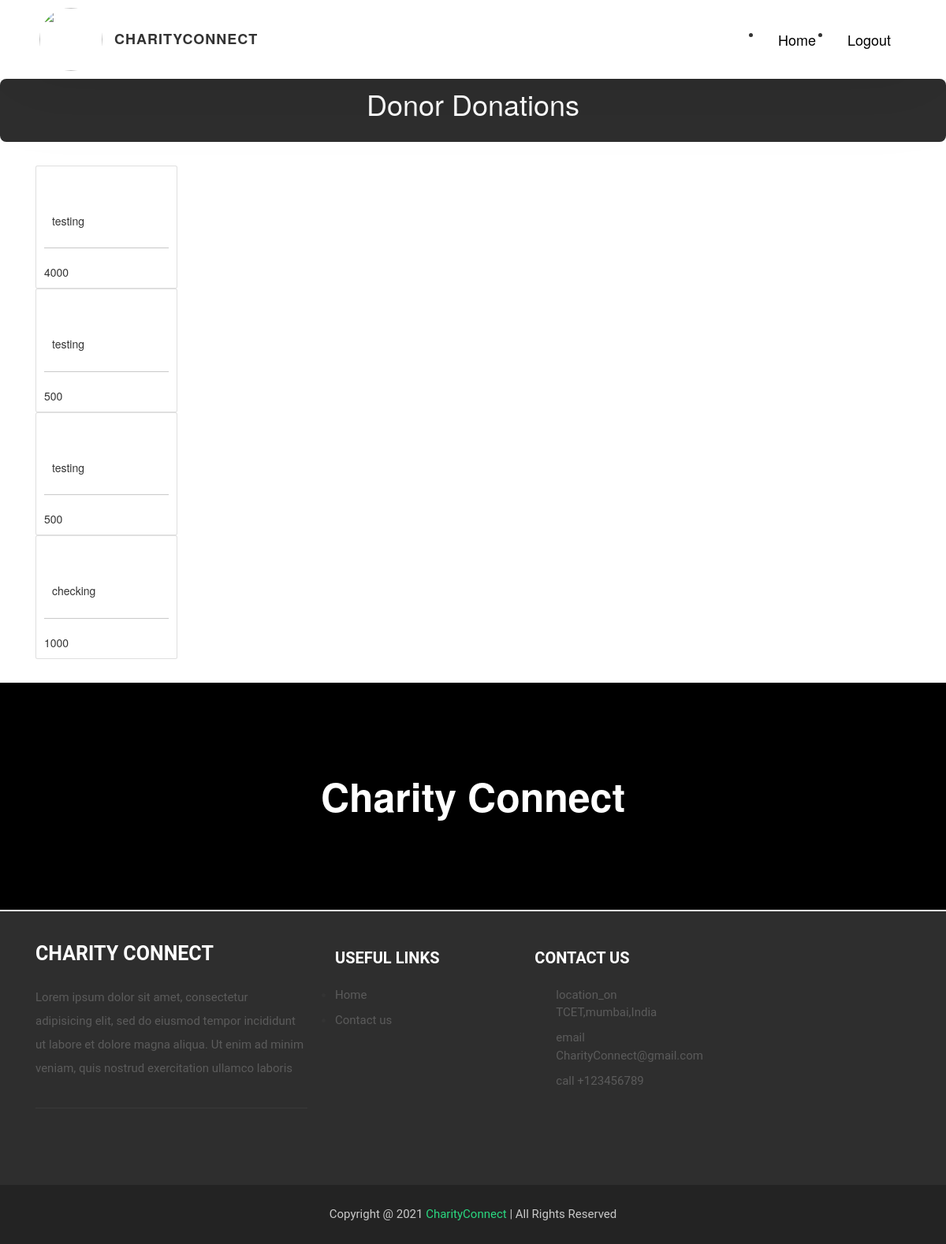
The app's page /Donor/viewdonation (signed in) with its own data.
### Donor/models.py (models this page shows)
class Donation(models.Model):
    donor_id=models.IntegerField()
    amount=models.IntegerField()
    ename=models.CharField(max_length=100)

### Donor/views.py (the view)
# urls.py: path('viewdonation', views.viewdonation,name='viewdonation'),
@login_required(login_url='Donorlogin')
@user_passes_test(is_Donor)
def viewdonation(request):
    id=request.user.id
    reqs= Donation.objects.filter(donor_id=id)
    return render(request,'Donor_AllDonations.html',{'donations':reqs})

### Donor/views.py (called while the page is built)
def is_Donor(user):
    return user.groups.filter(name='DONOR').exists()

### templates/Donor_AllDonations.html (shortened to what this page needs)
<!DOCTYPE html>
<html lang="en">
<head>
     {% load static %}
    <link href="https://cdn.jsdelivr.net/npm/bootstrap@5.0.2/dist/css/bootstrap.min.css" rel="stylesheet">
    <link href="{% static 'css/bootstrap.css' %}" rel="stylesheet">
    <link href="{% static 'style2.css' %}" rel="stylesheet">
</head>
<body>
<header class="header">
        <div class="header__content">
          <div class="header__logo-container">
            <div class="header__logo-img-cont">
                <img src="/static/img/main-logo.png" alt="" class="header__logo-img">
            </div>
            <span class="header__logo-sub">CharityConnect</span>
          </div>
          <div class="header__main">
            <ul class="header__links">
              <li class="header__link-wrapper">
                <a href="/" style="margin-top: 12px;" class="btn btn-info ">Home</a>
              </li>
              <li class="header__link-wrapper">
                <a href="/logout" class="btn btn-info" style="margin-top: 12px;" >Logout</a>
              </li>
            </ul>
          </div>
        </div>
      </header>
      <br>
      <br>
      <br>
      <br>
      <div class="heading">
        <h1>Donor Donations</h1>
      </div>
<div class="container my-5">
    {%for D in donations%}
    <div class="card" style="width: 18rem;">
        <div class="card-body">
          <h5 class="card-title">{{D.ename}}</h5>
          <hr>
          <p class="card-text">{{D.amount}}</p>
        </div>
      </div>
    {%endfor%}
</div>
<div class="contain">
  <div class="text-box">
          Charity Connect
  </div>
</div>
<footer class="footer">
  <div class="container">
      <div class="row">
          <div class="col-md-4 col-sm-12">
              <div class="footer-charity-text">
                  <h2>CHARITY CONNECT</h2>
                  <p>Lorem ipsum dolor sit amet, consectetur adipisicing elit, sed do eiusmod tempor incididunt ut labore et dolore magna aliqua. Ut enim ad minim veniam, quis nostrud exercitation ullamco laboris </p>
                  <hr>
                  <p><a href="#"></a><a href="#"></a><a href="#"></a><a href="#"></a></p>
              </div>
          </div>
          <div class="col-md-8">
              <div class="row">
                  <div class="col-md-4 col-sm-3">
                      <div class="footer-text two">
                          <h3>USEFUL LINKS</h3>
                          <ul>
                              <li><a href="/">Home</a></li>
                              <li><a href="Contactus">Contact us</a></li>
                          </ul>
                      </div>
                  </div>
                  <div class="col-md-4 col-sm-4">
                      <div class="footer-text one">
                          <h3>CONTACT US</h3>
                          <ul>
                              <li><a href="#">location_on TCET,mumbai,India</a></li>
                              <li><a href="#">email CharityConnect@gmail.com</a></li>
                              <li><a href="#">call +123456789</a></li>
                          </ul>
                      </div>
                  </div>
              </div>
          </div>
      </div>
  </div>
  <div class="footer_bottom">
      <p>Copyright @ 2021 <a href="#">CharityConnect</a> | All Rights Reserved </p>
  </div>
</footer>
</body>
</html>

### static/profile_pic/style2.css (style rules this page uses)
.header { position: fixed; width: 100%; z-index: 1000; background: #000; background: #fff; box-shadow: 0 10px 100px rgba(0, 0, 0, 0.1); }
.header__content { display: flex; align-items: center; justify-content: space-between; padding: 1rem 5rem; }
.header__logo-container { display: flex; align-items: center; cursor: pointer; }
.header__logo-img-cont { width: 8rem; height: 8rem; border-radius: 50px; overflow: hidden; margin-right: 1.5rem; background: white; }
.header__logo-img { width: 100%; height: 100%; object-fit: cover; object-position: center; display: block; }
.header__logo-sub { font-size: 1.8rem; text-transform: uppercase; font-weight: 700; color: #333; letter-spacing: 1px; }
.header__links { display: flex; }

### templates/Donor_AllDonations.html (style rules this page uses)
h5 { display: inline-block; margin-left: 10px; margin-top: 52px; }
.btn:link,.btn:visited { background-color: white; color: black; font-size:18px; border: none; padding: 10px 20px; text-align: center; text-decoration: none; display: inline-block; }
.footer { background: #2e2e2e; padding-top: 40px }
.footer .footer-charity-text { max-width: 345px; }
.footer .footer-charity-text h2 { color: #fff; font-family: "Roboto", sans-serif; font-size: 25px; font-weight: 700; margin: 0 0 27px; }
.footer .footer-charity-text p { color: rgb(91, 91, 91); font-family: "Roboto", sans-serif; font-size: 15px; font-weight: 400; line-height: 30px; }
.footer .footer-charity-text hr { border-color: rgb(91, 91, 91); }
.footer-charity-text hr { margin: 35px 0; }
.footer .footer-text h3 { color: #fff; font-family: "Roboto", sans-serif; font-size: 20px; font-weight: 700; margin: 8px 0 25px; }
.footer .footer-text ul { margin: 0; padding: 0; }
.footer .footer-text.one ul li { left: 7px; list-style: outside none none; padding-left: 20px; position: relative; }
.footer .footer-text.one ul li a { color: rgb(91, 91, 91); font-family: "Roboto", sans-serif; font-size: 15px; font-weight: 400; text-decoration: none; }
.footer .footer-text.two ul li a { color: rgb(91, 91, 91); font-family: "Roboto", sans-serif; font-size: 15px; font-weight: 400; text-decoration: none; }
.footer .footer-text ul li { margin-bottom: 10px; }
.footer .footer_bottom p { background: #232323 none repeat scroll 0 0; color: #cacaca; font-family: "Roboto", sans-serif; font-size: 15px; font-weight: 400; height: 75px; line-height: 75px; margin: 20px 0 0; padding: 0; text-align: center; }
.footer .footer_bottom p a { color: #2ad880; text-decoration: none; }
.heading { background: #2e2e2e; color: white; text-align: center; height: 80px; border-radius: 8px; }
.heading h1 { padding-top: 12px; }
.contain { width: 100%; height: 36vh; position: relative; margin-bottom: 2px; }
.text-box { position: absolute; top: 0; left: 0; background: #000; height: 100%; width: 100%; color: white; display: flex; align-items: center; justify-content: center; font-size: 50px; font-weight: 900; mix-blend-mode: multiply; }

### records on screen
Donation: ename "testing", amount "4000"
Donation: ename "testing", amount "500"
Donation: ename "testing", amount "500"
Donation: ename "checking", amount "1000"
